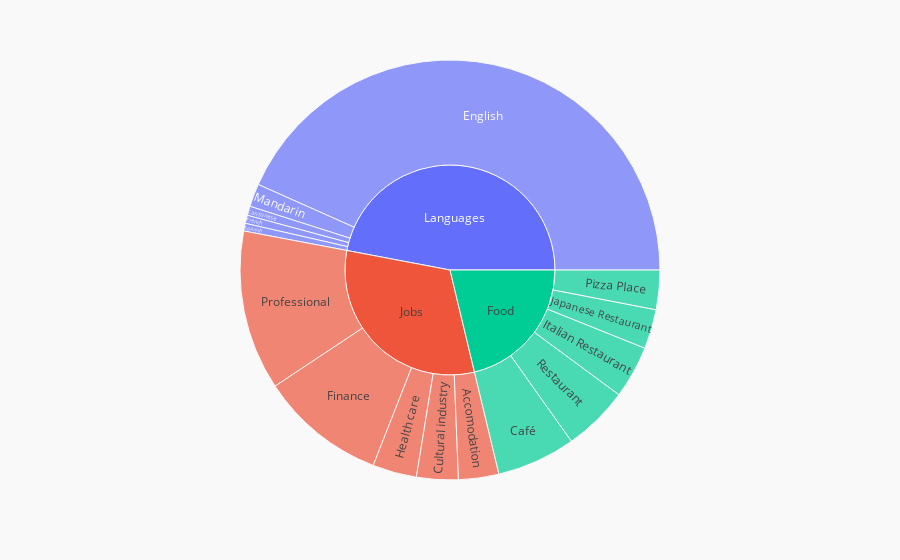

This figure's notebook cell:
### Markdown cell above
Awesome! The choropleth map displays the score of each neighborhood with different color scale. The darker the color, the higher the score. And the choropleth map produced by Plotly is highly interactive. As we hover over the neighborhoods, the information about the rank, name and score of each neighborhood will be displayed. Now, let's visualize the top 5 common jobs, languages and food of the top 1 neighborhood returned by the recommender system which is Waterfront Communities-The Island.

### Code cell
# import necessary library
import plotly.graph_objs as go

# set layout
fig_layout_defaults=dict(plot_bgcolor='#F9F9F9',paper_bgcolor='#F9F9F9')

# visualize the top5 jobs, languages and food of the top 1 neighborhood
top5=list(top5_jobs_df.iloc[76,2:].values)+list(top5_language_df.iloc[76,2:].values)+\
     list(top5_food_df.iloc[76,2:].values)
temp_jobs=list(percent_jobs_df.iloc[76,2:].values)
temp_jobs.sort(reverse=True)
temp_language=list(percent_language_df.iloc[76,2:].values)
temp_language.sort(reverse=True)
temp_food=list(percent_food_df.iloc[76,2:].values)
temp_food.sort(reverse=True)
percent=temp_jobs[0:5]+temp_language[0:5]+temp_food[0:5]
factor=['Jobs','Jobs','Jobs','Jobs','Jobs','Languages','Languages','Languages','Languages','Languages','Food',
       'Food','Food','Food','Food']
result_df=pd.DataFrame({'Factor':factor,'Top5':top5,'Percent':percent})
top5_fig=px.sunburst(result_df,
                     path=['Factor','Top5'],
                     values='Percent')
hovertemplate='<br>%{label}'\
              '<br>%{value:.3s}%'
top5_fig.data[0]['hovertemplate']=hovertemplate
top5_fig.update_layout(coloraxis_showscale=False,showlegend=False,
                       **fig_layout_defaults)
top5_fig

### Figure 1 — Plotly figure (JSON) as saved in the notebook; plotly's stock layout.template omitted (floating-point values rounded to 4 significant figures)
{"data": [{"branchvalues": "total", "domain": {"x": [0, 1], "y": [0, 1]}, "hovertemplate": "<br>%{label}<br>%{value:.3s}%", "ids": ["Jobs/Accomodation", "Food/Café", "Languages/Cantonese", "Jobs/Cultural industry", "Languages/English", "Jobs/Finance", "Languages/French", "Jobs/Health care", "Food/Italian Restaurant", "Food/Japanese Restaurant", "Languages/Mandarin", "Food/Pizza Place", "Jobs/Professional", "Food/Restaurant", "Languages/Spanish", "Food", "Jobs", "Languages"], "labels": ["Accomodation", "Café", "Cantonese", "Cultural industry", "English", "Finance", "French", "Health care", "Italian Restaurant", "Japanese Restaurant", "Mandarin", "Pizza Place", "Professional", "Restaurant", "Spanish", "Food", "Jobs", "Languages"], "name": "", "parents": ["Jobs", "Food", "Languages", "Jobs", "Languages", "Jobs", "Languages", "Jobs", "Food", "Food", "Languages", "Food", "Jobs", "Food", "Languages", "", "", ""], "type": "sunburst", "values": [6.13, 12, 1.4, 6.34, 85.61, 19.19, 1.24, 6.71, 8, 6, 3.5, 6, 24.32, 10, 1.17, 42, 62.69, 92.92]}], "layout": {"coloraxis": {"showscale": false}, "legend": {"tracegroupgap": 0}, "margin": {"t": 60}, "paper_bgcolor": "#F9F9F9", "plot_bgcolor": "#F9F9F9", "showlegend": false}}
